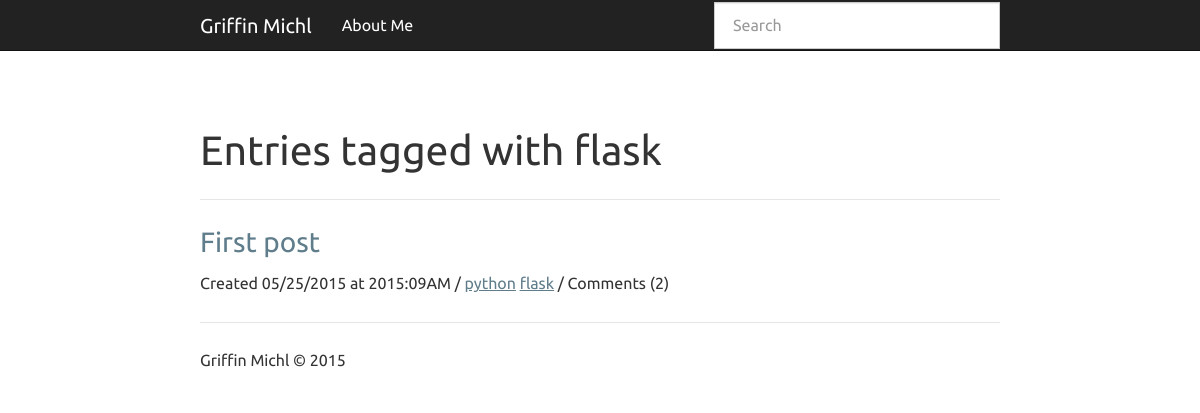
Screenshot of /tags/flask/ with the database file from the repository.
### app.py (models this page shows, shortened)
class Entry(flask_db.Model):
    title = CharField()
    slug = CharField(unique=True)
    content = TextField()
    published = BooleanField(index=True)
    timestamp = DateTimeField(default=datetime.datetime.now, index=True)
    @classmethod
    def _query_all(cls):
        return (Entry.select(Entry, Tag, fn.Count(fn.Distinct(Comment.id)).alias('count')).join(Tag, JOIN.LEFT_OUTER).switch(Entry).join(Comment, JOIN.LEFT_OUTER))
    @classmethod
    def tagsearch(cls, tag):
        return cls._query_all().where(Entry.published == True, Tag.tag == tag).group_by(Entry.id)

class Tag(flask_db.Model):
    tag = CharField()
    post = ForeignKeyField(Entry, related_name="tags")

### app.py (the view)
@app.route('/tags/<tag>/')
def tag_search(tag):
    query = Entry.tagsearch(tag).order_by(Entry.timestamp.desc())
    return object_list('index.html', query, title="Entries tagged with %s" % tag)

### templates/index.html (shortened to what this page needs)
{% extends "base.html" %}
{% block content_title %}{% if search %}Search "{{ search }}"{% else %}{{ title }}{% endif %}{% endblock %}
{% block content %}
  {% for entry in object_list %}
    {% if search %}
      {% set entry = entry.entry %}
    {% endif %}
    <h3>
      <a href="{% if entry.published %}{{ url_for('detail', slug=entry.slug) }}{% else %}{{ url_for('edit', slug=entry.slug) }}{% endif %}">
        {{ entry.title }}
      </a>
    </h3>
    <p>Created {{ entry.timestamp.strftime('%m/%d/%Y at %G:%I%p') }} / {% for tag in entry.tags %}<a href="{{ url_for('tag_search', tag=tag.tag) }}">{{ tag.tag }}</a> {% endfor %} / Comments ({{ entry.count }})</p>
  {% endfor %}
{% endblock %}

### rows the page displays
Entry: title "First post", timestamp "05/25/2015 at 2015:09AM", count "2"
Tag: tag "python"
Tag: tag "flask"

### other values shown
{{ title }} "Entries tagged with flask"
